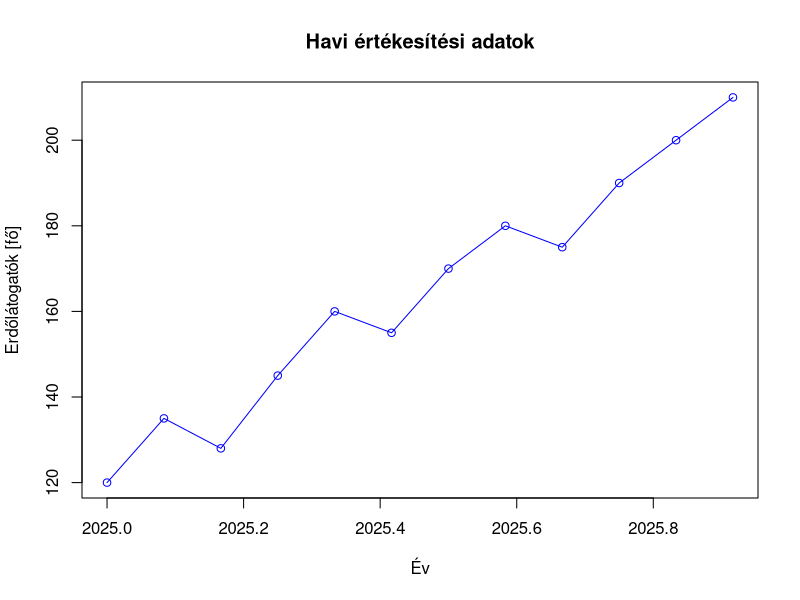
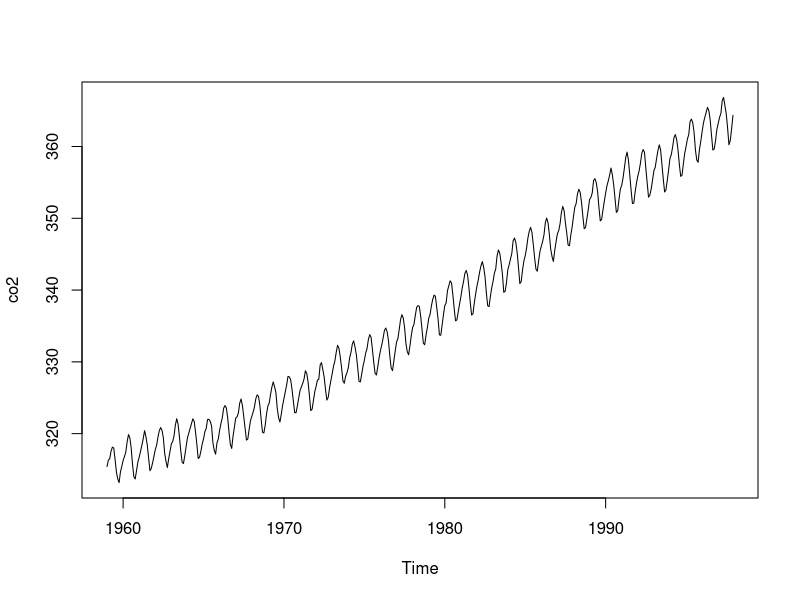

Write R code to recreate these figures, in order.
# Havi erdőlátogatás adatok
erdőlátogatók_száma <- c(120, 135, 128, 145, 160, 155,
                         170, 180, 175, 190, 200, 210)

# Idősor létrehozása
idosor <- ts(erdőlátogatók_száma,
             start = c(2025, 1),
             frequency = 12)

# Idősor megjelenítése
print(idosor)

plot(idosor,
     main = "Havi értékesítési adatok",
     xlab = "Év",
     ylab = "Erdőlátogatók [fő]",
     col = "blue",
     type = "o")

## Idősor elemzés bevezetés
data(co2)
## Az adatok leírása
?co2
## Félelmetes emelkedés
plot(co2)
